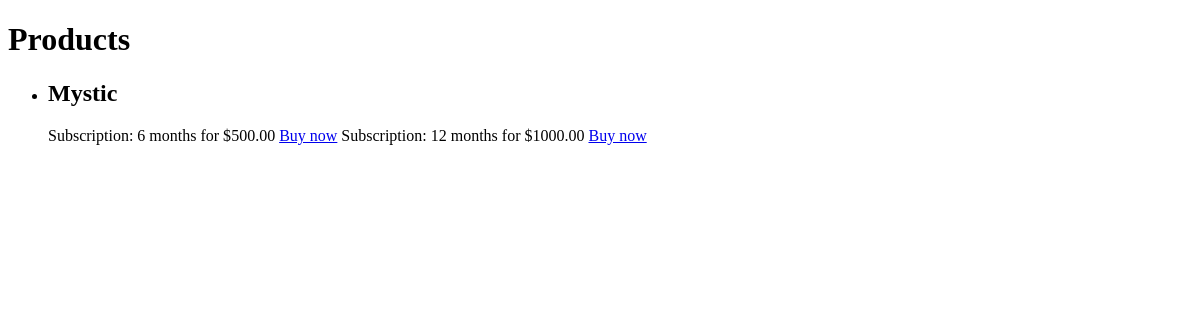
Before: /products/Mystic/ with the older database file.
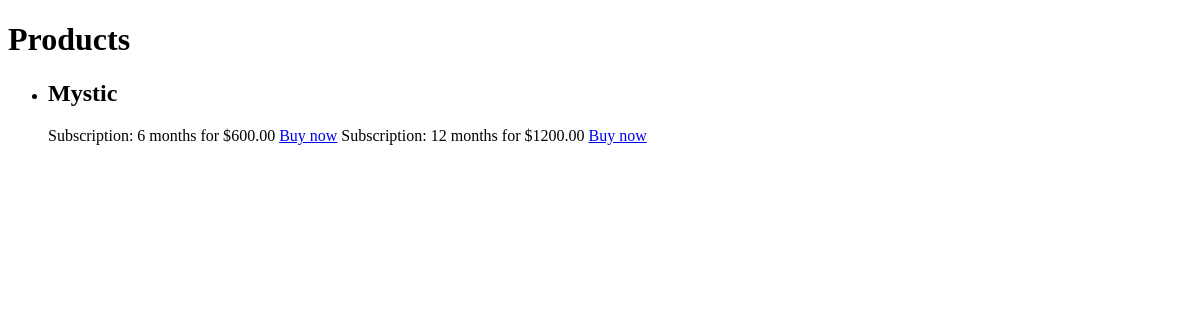
After: the same page with the newer database file.
### mainapp/models.py (models this page shows, shortened)
class Product(models.Model):
    product_id = models.IntegerField(primary_key=True)
    name = models.CharField(max_length=100)
    remaining_stock = models.IntegerField(default=-1)
    class Meta:
        verbose_name_plural = 'Products'

class Subscription(models.Model):
    product = models.ForeignKey('Product', on_delete=models.CASCADE, null=True, blank=True)
    subscription_id = models.IntegerField(primary_key=True)
    duration = models.IntegerField(null=True, blank=True)
    price = models.DecimalField(max_digits=8, decimal_places=2, null=True, blank=True)
    class Meta:
        verbose_name_plural = 'Subscriptions'

### mainapp/views.py (the view)
# urls.py: path('products/<str:p_name>/', mainapp.product_detail, name='product_detail'),
def product_detail(request, p_name):
    product = get_object_or_404(Product, name=p_name.capitalize())
    subscriptions = product.subscription_set.all()
    return render(request, 'product.html', {'product': product, 'subscriptions': subscriptions})

### mainapp/templates/product.html (shortened to what this page needs)
<!DOCTYPE html>
<html lang="en">
  <head>
  </head>
  <body>
    <h1>Products</h1>
  <ul>
      <li>
        <h2>{{ product.name }}</h2>
        {% for subscription in subscriptions %}
              Subscription: {{ subscription.duration }} months for ${{ subscription.price }}
              <a href="checkout/{{subscription.subscription_id}}">Buy now</a>
        {% endfor %}
      </li>
  </ul>
  </body>
</html>

Changed rows visible on the page:
removed Subscription: duration "6", price "500.00"
removed Subscription: duration "12", price "1000.00"
added Subscription: duration "6", price "600.00"
added Subscription: duration "12", price "1200.00"
